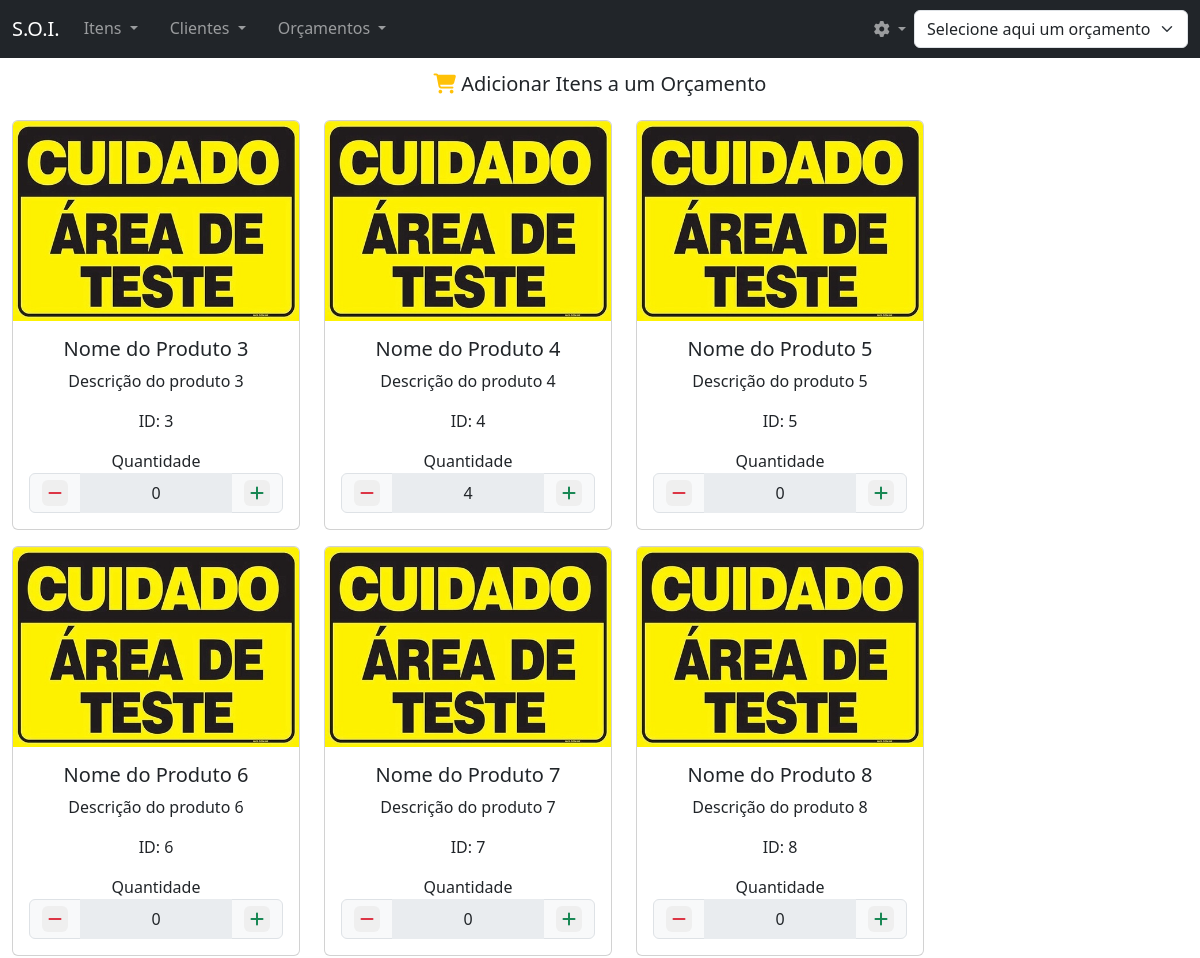
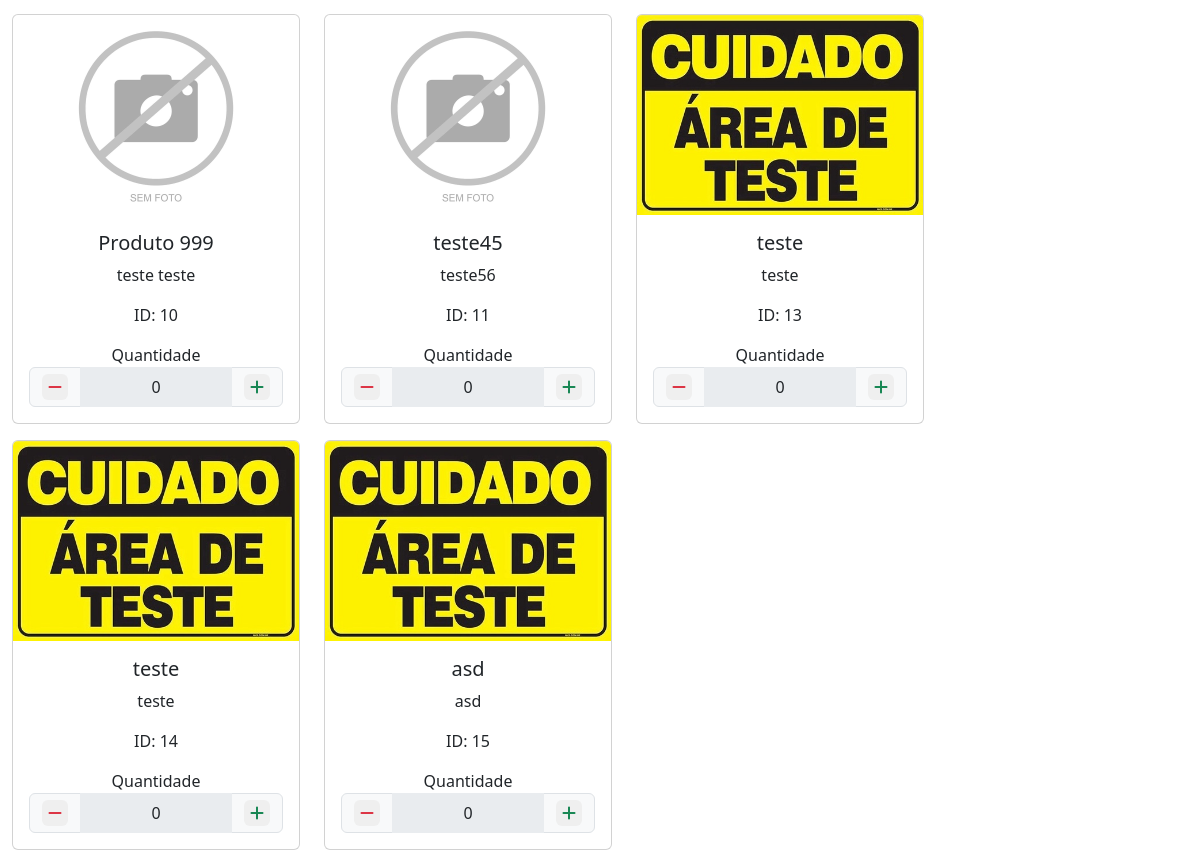
The page /adicionar_itens.php?id_orcamento=12 (signed in) on the database its author committed (2 pictures, top to bottom).
### tables this page shows
CREATE TABLE `tbl_itens` (
  `id` int NOT NULL AUTO_INCREMENT,
  `imagem` longtext,
  `nome` varchar(255) NOT NULL,
  `descricao` longtext NOT NULL,
  PRIMARY KEY (`id`)
);

CREATE TABLE `tbl_itens_orcamentos` (
  `id` int NOT NULL AUTO_INCREMENT,
  `id_usuario` int DEFAULT NULL,
  `id_orcamento` int NOT NULL,
  `id_item` int NOT NULL,
  `id_preco` int DEFAULT NULL,
  `quantidade` int NOT NULL,
  PRIMARY KEY (`id`)
);

### adicionar_itens.php (the view, shortened to what this page needs)
<?php
require_once('conexao.php');
?>
<!DOCTYPE html>
<html lang="pt_BR">
<head>
    <?php require_once('scripts_header.php'); ?>
</head>
<body id="page-top" data-bs-spy="scroll" data-bs-target="#mainNav" data-bs-offset="57">
    <?php require_once('navbar.php'); ?>
    <section class="content" id="sec_adicionar_itens">
        <div class="container-fluid">
            <div class="row">
                <div class="col mb-3 text-center">
                    <h5 class="h5 text-center">
                        <i class="fa fa-shopping-cart text-warning"></i>
                        Adicionar Itens a um Orçamento
                    </h5>
                </div>
            </div>
            <?php if (!isset($_GET['id_orcamento']))  { ?>
            <div class="row">
                <div class="col mb-3 text-center">
                    <h5 class="h5 text-center">
                        <i class="fa fa-ban text-danger"></i>
                        Selecione um orçamento no canto superior <i class="fa fa-arrow-up text-success"></i> direito <i class="fa fa-arrow-right text-success"></i> para continuar
                    </h5>
                </div>
            </div>
            <?php } else { ?>
            <div class="row">
                <?php
                    $id_orcamento_get = $_GET['id_orcamento'];
                    $str_sql_itens = "select * from `tbl_itens`;";
                    $sql_itens = mysqli_query($conexao, $str_sql_itens);
                    $qtd_itens = mysqli_num_rows($sql_itens);
                    for ($i = 0; $i < $qtd_itens; $i++) {
                        $item = mysqli_fetch_array($sql_itens);
                        $id_item = $item['id'];
                        $imagem_item = $item['imagem'];
                        if ($imagem_item == "") {
                            $imagem_item = "sem-foto.jpg";
                        }
                        $nome_item = $item['nome'];
                        $descricao_item = $item['descricao'];
                        $str_sql_itens_orcamentos = "select * from `tbl_itens_orcamentos`where `id_item` = $id_item and `id_orcamento` = $id_orcamento_get;";
                        $sql_itens_orcamentos = mysqli_query($conexao, $str_sql_itens_orcamentos);
                        $qtd_itens_orcamentos = mysqli_num_rows($sql_itens_orcamentos);
                        $quantidade_item_orcamento = 0;
                        for ($io = 0; $io < $qtd_itens_orcamentos; $io++) {
                            $itens_orcamentos = mysqli_fetch_array($sql_itens_orcamentos);
                            $quantidade_item_orcamento = $itens_orcamentos['quantidade'];
                        }
                ?>
                <div class="col-auto mb-3">
                    <div class="card text-center" style="width: 18rem;">
                        <img class="card-img-top img-item" src="<?php echo "./imagens/$imagem_item"; ?>" alt="Produto 1" loading="lazy" />
                        <div class="card-body">
                            <h5 class="card-title"><?php echo $nome_item; ?></h5>
                            <p class="card-text"><?php echo $descricao_item; ?></p>
                            <p class="card-text">ID: <?php echo $id_item; ?></p>
                            <div class="text-center">Quantidade</div>
                            <div class="input-group">
                                <span class="input-group-text">
                                    <button class="rounded border-0" onclick="diminuirQuantidade(this);" data-item="<?php echo $id_item; ?>"><i class="fa fa-minus text-danger"></i></button>
                                </span>
                                <input type="text" class="form-control text-center border-0" maxlength="2" data-item="<?php echo $id_item; ?>" id="txt_quantidade<?php echo $id_item; ?>" value="<?php echo $quantidade_item_orcamento; ?>" disabled>
                                <span class="input-group-text">
                                    <button class="rounded border-0" onclick="aumentarQuantidade(this);" data-item="<?php echo $id_item; ?>"><i class="fa fa-plus text-success"></i></button>
                                </span>
                            </div>
                        </div>
                    </div>
                </div>
                <?php
                    }
                ?>
            </div>
            <?php } ?>
        </div>
    </section>
</body>
</html>

### estilos.css (style rules this page uses)
.img-item { max-height: 200px; object-fit: contain; }

### rows shown on the page
tbl_itens: imagem (picture), nome "Nome do Produto 3", descricao "Descrição do produto 3", id "3", value "0"
tbl_itens: imagem (picture), nome "Nome do Produto 4", descricao "Descrição do produto 4", id "4", id.quantidade "4"
tbl_itens: imagem (picture), nome "Nome do Produto 5", descricao "Descrição do produto 5", id "5", value "0"
tbl_itens: imagem (picture), nome "Nome do Produto 6", descricao "Descrição do produto 6", id "6", value "0"
tbl_itens: imagem (picture), nome "Nome do Produto 7", descricao "Descrição do produto 7", id "7", value "0"
tbl_itens: imagem (picture), nome "Nome do Produto 8", descricao "Descrição do produto 8", id "8", value "0"
tbl_itens: nome "Produto 999", descricao "teste teste", id "10", value "0"
tbl_itens: nome "teste45", descricao "teste56", id "11", value "0"
tbl_itens: imagem (picture), nome "teste", descricao "teste", id "13", value "0"
tbl_itens: imagem (picture), nome "teste", descricao "teste", id "14", value "0"
tbl_itens: imagem (picture), nome "asd", descricao "asd", id "15", value "0"
